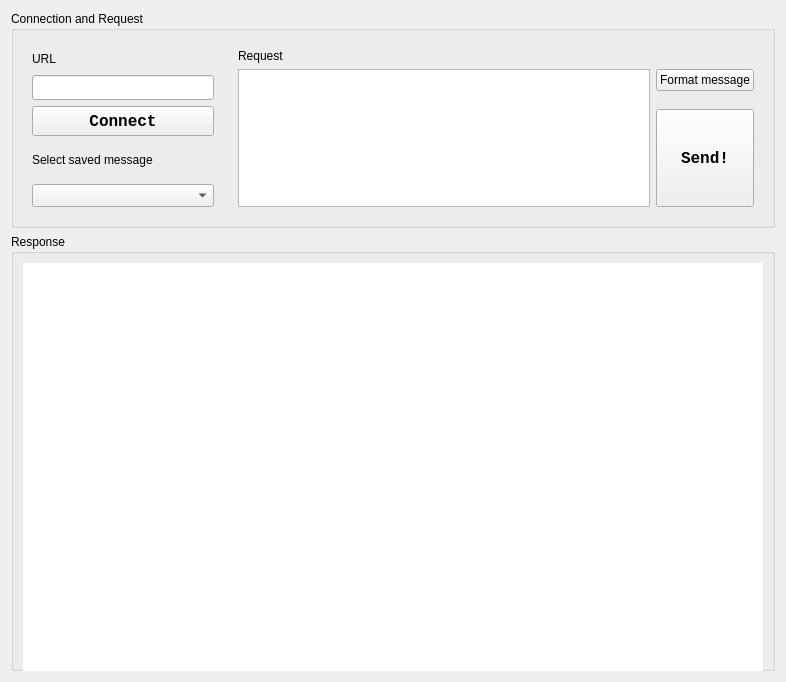
<?xml version="1.0" encoding="UTF-8"?>
<ui version="4.0">
 <class>WSClientTabWidget</class>
 <widget class="QWidget" name="WSClientTabWidget">
  <property name="geometry">
   <rect>
    <x>0</x>
    <y>0</y>
    <width>786</width>
    <height>682</height>
   </rect>
  </property>
  <property name="font">
   <font>
    <family>Nirmala UI</family>
   </font>
  </property>
  <property name="windowTitle">
   <string>Form</string>
  </property>
  <layout class="QGridLayout" name="gridLayout">
   <item row="0" column="0">
    <widget class="QGroupBox" name="groupBox">
     <property name="minimumSize">
      <size>
       <width>0</width>
       <height>200</height>
      </size>
     </property>
     <property name="maximumSize">
      <size>
       <width>800000</width>
       <height>16777215</height>
      </size>
     </property>
     <property name="font">
      <font>
       <family>Nirmala UI</family>
       <weight>50</weight>
       <bold>false</bold>
      </font>
     </property>
     <property name="title">
      <string>Connection and Request</string>
     </property>
     <layout class="QHBoxLayout" name="horizontalLayout">
      <item>
       <widget class="QFrame" name="frame">
        <property name="minimumSize">
         <size>
          <width>0</width>
          <height>150</height>
         </size>
        </property>
        <property name="maximumSize">
         <size>
          <width>200</width>
          <height>250</height>
         </size>
        </property>
        <property name="frameShape">
         <enum>QFrame::NoFrame</enum>
        </property>
        <property name="frameShadow">
         <enum>QFrame::Raised</enum>
        </property>
        <property name="lineWidth">
         <number>0</number>
        </property>
        <layout class="QGridLayout" name="gridLayout_3">
         <item row="1" column="0">
          <widget class="QLineEdit" name="urlTextInput">
           <property name="minimumSize">
            <size>
             <width>0</width>
             <height>25</height>
            </size>
           </property>
           <property name="font">
            <font>
             <family>Consolas</family>
             <pointsize>9</pointsize>
            </font>
           </property>
          </widget>
         </item>
         <item row="0" column="0">
          <widget class="QLabel" name="label">
           <property name="sizePolicy">
            <sizepolicy hsizetype="Preferred" vsizetype="Fixed">
             <horstretch>0</horstretch>
             <verstretch>0</verstretch>
            </sizepolicy>
           </property>
           <property name="maximumSize">
            <size>
             <width>16777215</width>
             <height>20</height>
            </size>
           </property>
           <property name="text">
            <string>URL</string>
           </property>
          </widget>
         </item>
         <item row="4" column="0">
          <widget class="QComboBox" name="comboBox">
           <property name="font">
            <font>
             <pointsize>10</pointsize>
             <weight>75</weight>
             <bold>true</bold>
            </font>
           </property>
          </widget>
         </item>
         <item row="2" column="0">
          <widget class="QPushButton" name="connectBtn">
           <property name="minimumSize">
            <size>
             <width>0</width>
             <height>30</height>
            </size>
           </property>
           <property name="font">
            <font>
             <family>Consolas</family>
             <pointsize>12</pointsize>
             <weight>75</weight>
             <bold>true</bold>
            </font>
           </property>
           <property name="text">
            <string>Connect</string>
           </property>
          </widget>
         </item>
         <item row="3" column="0">
          <widget class="QLabel" name="label_3">
           <property name="text">
            <string>Select saved message</string>
           </property>
          </widget>
         </item>
        </layout>
       </widget>
      </item>
      <item>
       <widget class="QFrame" name="frame_2">
        <property name="frameShape">
         <enum>QFrame::NoFrame</enum>
        </property>
        <property name="frameShadow">
         <enum>QFrame::Sunken</enum>
        </property>
        <property name="lineWidth">
         <number>0</number>
        </property>
        <layout class="QGridLayout" name="gridLayout_4">
         <item row="0" column="0" alignment="Qt::AlignTop">
          <widget class="QLabel" name="label_2">
           <property name="maximumSize">
            <size>
             <width>16777215</width>
             <height>25</height>
            </size>
           </property>
           <property name="text">
            <string>Request</string>
           </property>
          </widget>
         </item>
         <item row="1" column="0" rowspan="4">
          <widget class="QPlainTextEdit" name="messageTextInput">
           <property name="font">
            <font>
             <family>Consolas</family>
             <pointsize>9</pointsize>
            </font>
           </property>
          </widget>
         </item>
         <item row="1" column="1">
          <widget class="QPushButton" name="formatMessageBtn">
           <property name="text">
            <string>Format message</string>
           </property>
          </widget>
         </item>
         <item row="4" column="1">
          <widget class="QPushButton" name="sendMessageBtn">
           <property name="sizePolicy">
            <sizepolicy hsizetype="Minimum" vsizetype="Expanding">
             <horstretch>0</horstretch>
             <verstretch>0</verstretch>
            </sizepolicy>
           </property>
           <property name="minimumSize">
            <size>
             <width>0</width>
             <height>0</height>
            </size>
           </property>
           <property name="font">
            <font>
             <family>Consolas</family>
             <pointsize>12</pointsize>
             <weight>75</weight>
             <bold>true</bold>
            </font>
           </property>
           <property name="styleSheet">
            <string notr="true">.sendMessageBtn {
 background-color: #00ccff;

}</string>
           </property>
           <property name="text">
            <string>Send!</string>
           </property>
          </widget>
         </item>
        </layout>
       </widget>
      </item>
     </layout>
    </widget>
   </item>
   <item row="1" column="0">
    <widget class="QGroupBox" name="groupBox_2">
     <property name="minimumSize">
      <size>
       <width>500</width>
       <height>325</height>
      </size>
     </property>
     <property name="font">
      <font>
       <family>Nirmala UI</family>
       <weight>50</weight>
       <bold>false</bold>
      </font>
     </property>
     <property name="title">
      <string>Response</string>
     </property>
     <layout class="QGridLayout" name="gridLayout_2">
      <item row="0" column="0">
       <widget class="QPlainTextEdit" name="responsePlainText">
        <property name="minimumSize">
         <size>
          <width>0</width>
          <height>450</height>
         </size>
        </property>
        <property name="font">
         <font>
          <family>Consolas</family>
          <pointsize>8</pointsize>
         </font>
        </property>
        <property name="frameShape">
         <enum>QFrame::NoFrame</enum>
        </property>
        <property name="frameShadow">
         <enum>QFrame::Raised</enum>
        </property>
        <property name="midLineWidth">
         <number>2</number>
        </property>
        <property name="readOnly">
         <bool>true</bool>
        </property>
        <property name="textInteractionFlags">
         <set>Qt::TextSelectableByKeyboard|Qt::TextSelectableByMouse</set>
        </property>
       </widget>
      </item>
     </layout>
    </widget>
   </item>
  </layout>
 </widget>
 <resources/>
 <connections/>
</ui>
